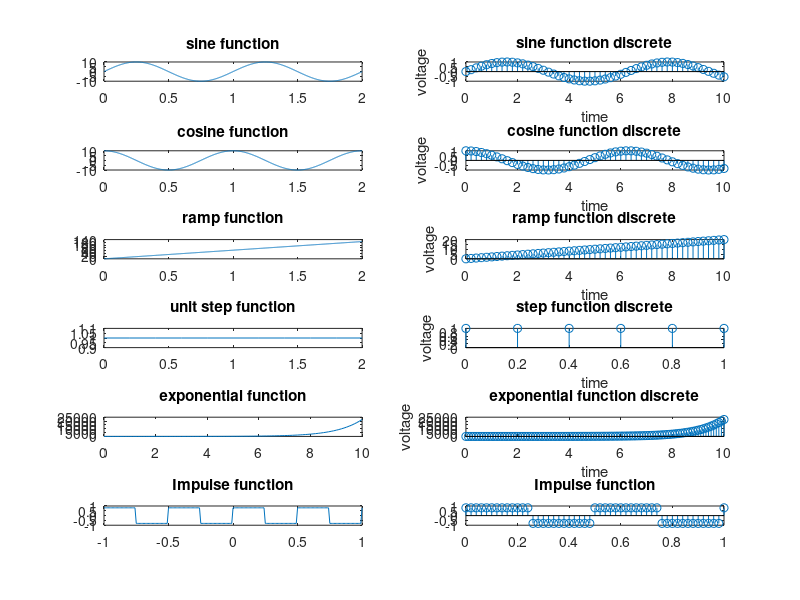

The MATLAB script that drew this image:
clc;
clear all;
close all;

% fs = 512;                    % Sampling frequency (samples per second)
% dt = 1/fs;                   % seconds per sample
% StopTime = 0.25;             % seconds
% t = (0:dt:StopTime-dt)';     % seconds
% F = 60;                      % Sine wave frequency (hertz)
% data = cos(2*pi*F*t);
% plot(data)
% grid on

t=0:0.001:2;
F=1;
x=10*sin(2*pi*F*t);
figure;
subplot(6,2,1);
plot(t,x)
title('sine function');
%sine function
n = (0:0.2:10);
y=sin(n);
subplot(6,2,2);
stem(n,y);
xlabel('time');
ylabel('voltage');
title('sine function discrete');

t=0:0.001:2;
F=1;
x=10*cos(2*pi*F*t);
subplot(6,2,3);
plot(t,x)
title('cosine function');
%cosine function
n=(0:0.2:10);
y=cos(n);
subplot(6,2,4);
stem(n,y);
xlabel('time');
ylabel('voltage');
title('cosine function discrete');

t=0:0.001:2;
F=1;
x=10*2*t*pi;
subplot(6,2,5);
plot(t,x)
title('ramp function');
%Ramp signal 
n=(0:0.2:10);
y=2*n;
subplot(6,2,6);
stem(n,y);
xlabel('time');
ylabel('voltage');
title('ramp function discrete');

t=0:0.2:2;
F=1;
x=[1 1 1 1 1 1 1 1 1 1 1 ];
subplot(6,2,7);
plot(t,x)
title('unit step function');
%unit step
n=(0:0.2:1);
y=[1 1 1 1 1 1];
subplot(6,2,8);
stem(n,y);
xlabel('time');
ylabel('voltage');
title('step function discrete');

t=(0:0.1:10);
F=1;
x=exp(t);
subplot(6,2,9);
plot(t,x)
title('exponential function');
%exponential function
X = (0:0.1:10);
Y = exp(X);
subplot(6,2,10);
stem(X,Y);
xlabel('time');
ylabel('voltage');
title('exponential function discrete');

t = (-1:0.01:1)';
impulse = t==0;
unitstep = t>=0;
ramp = t.*unitstep;
quad = t.^2.*unitstep;
subplot(6,2,11);
plot(t,[impulse unitstep ramp quad])
sqwave = 0.81*square(4*pi*t);
plot(t,sqwave)
title('Impulse function');
%impulse function
t = (0:0.02:1)';
impulse = t==0;
unitstep = t>=0;
ramp = t.*unitstep;
quad = t.^2.*unitstep;
subplot(6,2,12);
stem(t,[impulse unitstep ramp quad])
sqwave = 0.81*square(4*pi*t);
stem(t,sqwave)
title('Impulse function');